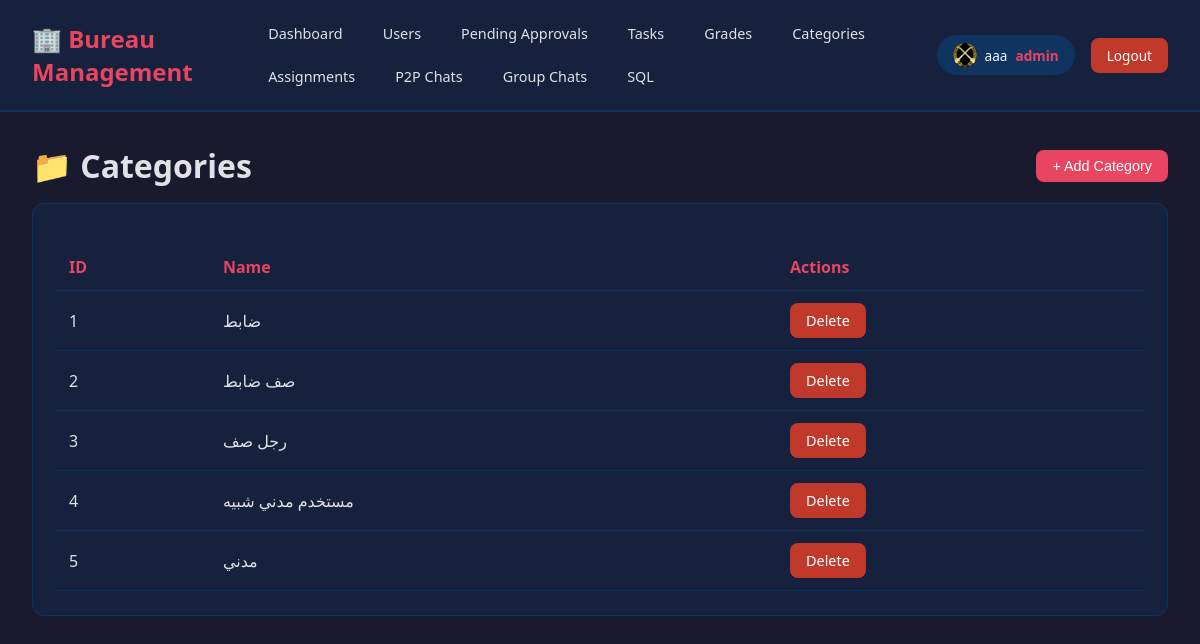
The page /web/categories (signed in) on the database its author committed.
### database.py (models this page shows)
class User(db.Model):
    __tablename__ = 'users'
    matricule = db.Column(db.Text, primary_key=True)
    name = db.Column(db.Text, nullable=False)
    family_name = db.Column(db.Text, nullable=False)
    category = db.Column(db.Integer, db.ForeignKey('categories.category_id'), nullable=False)
    grade = db.Column(db.Integer, db.ForeignKey('grades.grade_id'), nullable=True)
    user_name = db.Column(db.Text, nullable=False)
    password = db.Column(db.Text, nullable=False)
    profil_pic_url = db.Column(db.Text, nullable=False)
    user_role = db.Column(db.Integer, db.ForeignKey('user_roles.user_role_id'), nullable=False)
    is_approved = db.Column(db.Boolean, nullable=False, default=False)  # NEW: Approval status
    category_rel = db.relationship('Category', backref='users')
    grade_rel = db.relationship('Grade', backref='users')
    role_rel = db.relationship('UserRole', backref='users')
    approval_request = db.relationship('UserApprovalRequest', uselist=False, backref='user', cascade='all, delete-orphan')

class Category(db.Model):
    __tablename__ = 'categories'
    category_id = db.Column(db.Integer, primary_key=True)
    category_name = db.Column(db.Text, nullable=False)

### app.py (the view)
@app.route('/web/categories')
@manager_required
def web_categories():
    categories = Category.query.all()
    return render_template('tables/categories.html', categories=categories)

### app.py (called while the page is built)
@app.context_processor
def inject_pending_approvals_count():
    def get_pending_approvals_count():
        return UserApprovalRequest.query.count()
    return dict(get_pending_approvals_count=get_pending_approvals_count)

@app.context_processor
def inject_user_profile_pic():
    def get_user_profile_pic():
        if 'user_matricule' in session:
            user = User.query.get(session['user_matricule'])
            if user:
                return get_profile_picture_url(user)
        return '/static/uploads/profiles/default.png'
    return dict(profile_pic=get_user_profile_pic())

### utils.py (called while the page is built)
def get_profile_picture_url(user):
    if user and user.profil_pic_url and user.profil_pic_url.strip():
        return user.profil_pic_url
    return "/static/uploads/profiles/default.png"

### templates/tables/categories.html (shortened to what this page needs)
{% extends "base.html" %}
{% block content %}
<div style="display: flex; justify-content: space-between; align-items: center; margin-bottom: 1rem;">
    <h1>📁 Categories</h1>
    <button class="btn btn-primary" onclick="document.getElementById('addModal').classList.add('active')">+ Add Category</button>
</div>
<div class="card">
    <table>
        <thead><tr><th>ID</th><th>Name</th><th>Actions</th></tr></thead>
        <tbody>
            {% for cat in categories %}
            <tr><td>{{ cat.category_id }}</td><td>{{ cat.category_name }}</td>
                <td><a href="{{ url_for('web_delete_category', id=cat.category_id) }}" class="btn btn-danger" onclick="return confirm('Delete?')">Delete</a></td></tr>
            {% endfor %}
        </tbody>
    </table>
</div>
{% endblock %}

### templates/base.html (shortened to what this page needs)
<!DOCTYPE html>
<html lang="en">
<head>
</head>
<body>
    <nav class="navbar">
        <div class="navbar-left">
            <h1>🏢 Bureau Management</h1>
            <div class="nav-links">
                <a href="{{ url_for('dashboard') }}">Dashboard</a>
                {% if session.get('user_role') in [1, 2] %}<a href="{{ url_for('web_users') }}">Users</a>{% endif %}
                {% if session.get('user_role') in [1, 2] %}<a href="{{ url_for('web_pending_approvals') }}">Pending Approvals</a>{% endif %}
                <a href="{{ url_for('web_tasks') }}">Tasks</a>
                {% if session.get('user_role') == 1 %}<a href="{{ url_for('web_grades') }}">Grades</a>{% endif %}
                {% if session.get('user_role') == 1 %}<a href="{{ url_for('web_categories') }}">Categories</a>{% endif %}
                {% if session.get('user_role') in [1, 2] %}<a href="{{ url_for('web_assignments') }}">Assignments</a>{% endif %}
                <a href="{{ url_for('web_p2p_chats') }}">P2P Chats</a>
                <a href="{{ url_for('web_group_chats') }}">Group Chats</a>
                {% if session.get('user_role') == 1 %}<a href="{{ url_for('web_sql') }}">SQL</a>{% endif %}
            </div>
        </div>
        <div class="user-info">
            <a href="{{ url_for('profile') }}" style="text-decoration: none;">
                <div class="user-badge" style="display: flex; align-items: center; gap: 0.5rem; cursor: pointer;">
                    <img src="{{ profile_pic if profile_pic is defined else '/static/uploads/profiles/default.png' }}"
                         alt="" style="width: 24px; height: 24px; border-radius: 50%; object-fit: cover;">
                    <span style="color: aliceblue;">{{ session.get('user_name', 'Guest') }}</span>
                    <span class="role">{{ session.get('user_role_name', 'Unknown') }}</span>
                </div>
            </a>
            <a href="{{ url_for('logout') }}" class="btn-logout">Logout</a>
        </div>
    </nav>
    <div class="container">
        {% block content %}{% endblock %}
    </div>
</body>
</html>

### templates/base.html (style rules this page uses)
* { margin: 0; padding: 0; box-sizing: border-box; }
body { font-family: 'Segoe UI', Tahoma, Geneva, Verdana, sans-serif; background: #1a1a2e; color: #e1e1e6; min-height: 100vh; }
.navbar { background: #16213e; padding: 1rem 2rem; display: flex; align-items: center; justify-content: space-between; border-bottom: 2px solid #0f3460; }
.navbar-left { display: flex; align-items: center; gap: 2rem; }
.navbar h1 { color: #e94560; font-size: 1.5rem; }
.nav-links { display: flex; gap: 0.5rem; flex-wrap: wrap; }
.nav-links a { color: #e1e1e6; text-decoration: none; padding: 0.5rem 1rem; border-radius: 8px; transition: all 0.3s; font-size: 0.9rem; }
.user-info { display: flex; align-items: center; gap: 1rem; }
.user-badge { background: #0f3460; padding: 0.5rem 1rem; border-radius: 20px; font-size: 0.85rem; }
.user-badge .role { color: #e94560; font-weight: bold; }
.btn-logout { background: #c0392b; color: white; padding: 0.5rem 1rem; border-radius: 8px; text-decoration: none; font-size: 0.85rem; transition: background 0.3s; }
.container { padding: 2rem; max-width: 1400px; margin: 0 auto; }
.card { background: #16213e; border-radius: 12px; padding: 1.5rem; margin-bottom: 1.5rem; border: 1px solid #0f3460; }
table { width: 100%; border-collapse: collapse; margin-top: 1rem; }
th, td { padding: 0.75rem; text-align: left; border-bottom: 1px solid #0f3460; }
th { color: #e94560; font-weight: 600; }
.btn { display: inline-block; padding: 0.5rem 1rem; border-radius: 8px; text-decoration: none; border: none; cursor: pointer; font-size: 0.9rem; transition: all 0.3s; }
.btn-primary { background: #e94560; color: white; }
.btn-danger { background: #c0392b; color: white; }

### rows shown on the page
User: profil_pic_url (picture), get "aaa", get "admin"
Category: category_id "1", category_name "ضابط"
Category: category_id "2", category_name "صف ضابط"
Category: category_id "3", category_name "رجل صف"
Category: category_id "4", category_name "مستخدم مدني شبيه"
Category: category_id "5", category_name "مدني"
